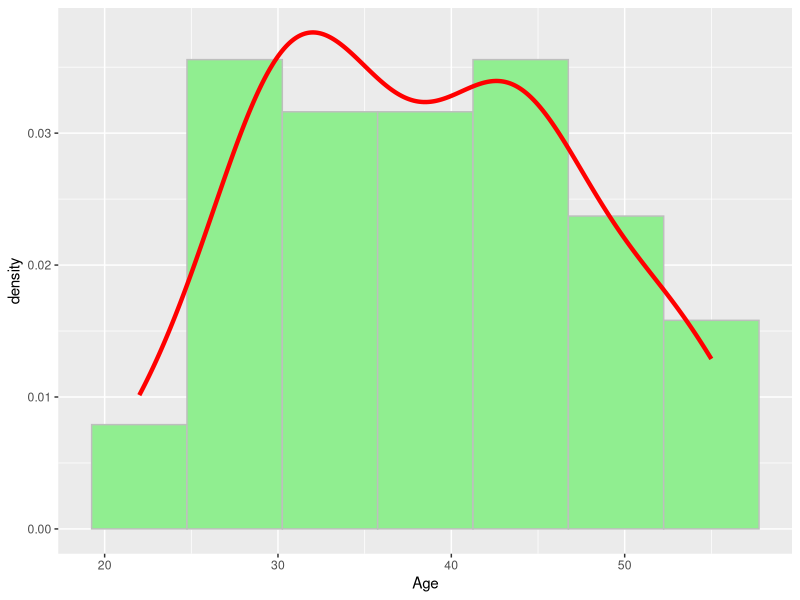
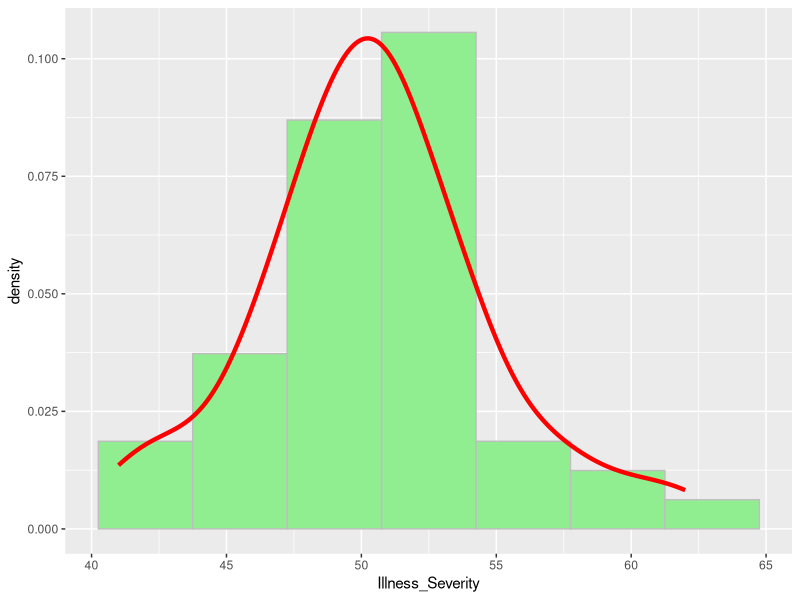
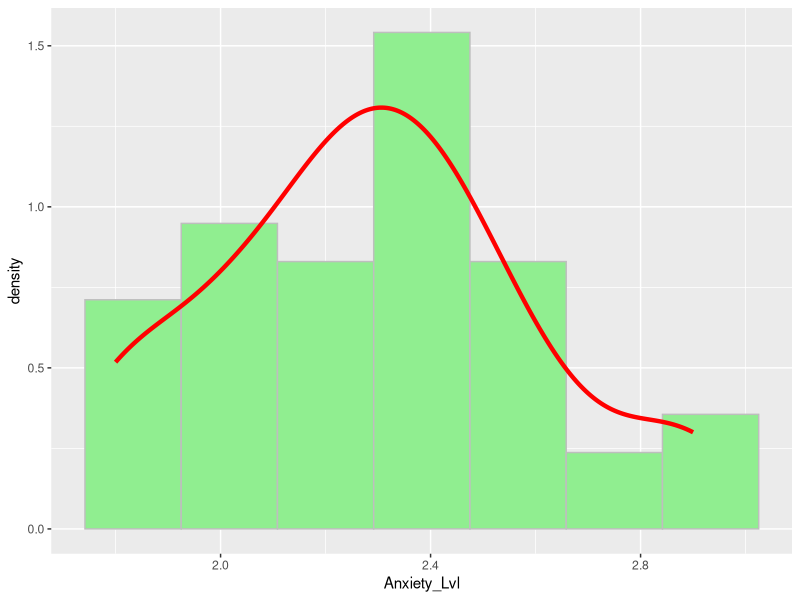
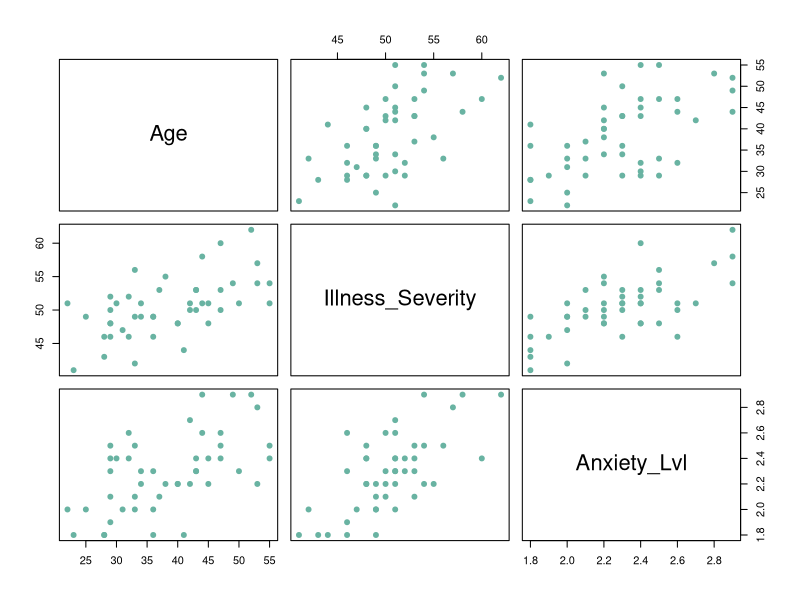
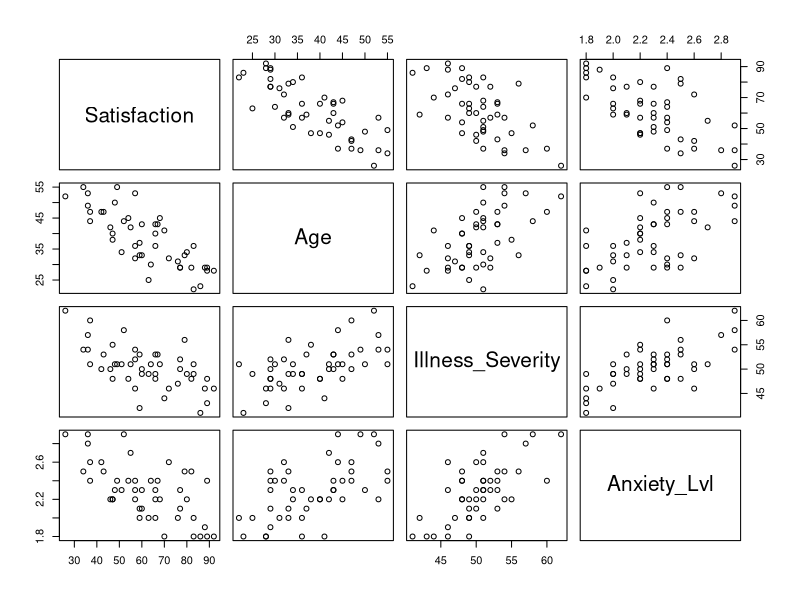
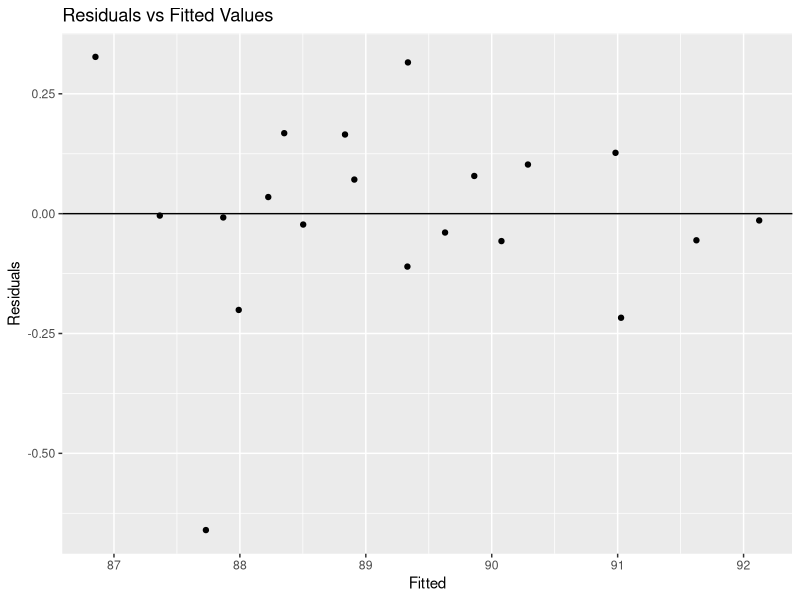
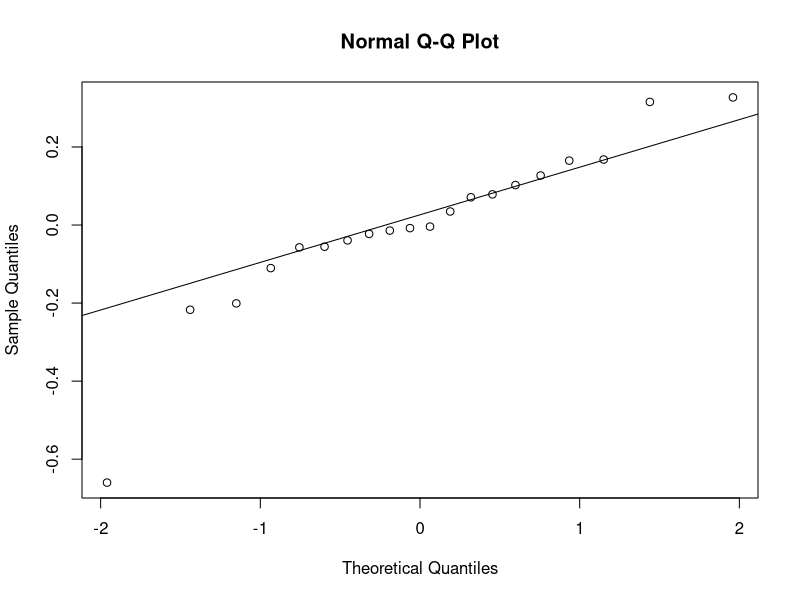
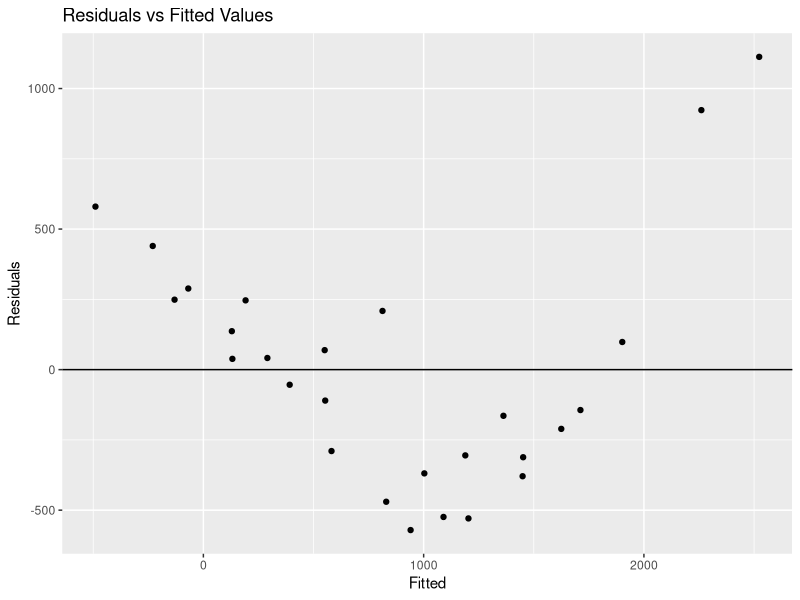

R code for these plots, in order:
## ---- chunk 1
library(tidyverse)
library(ggplot2)
library(broom)
## ---- chunk 2
PatientSatisfactionData <- read_table("PatientSatisfaction.txt", 
                                      col_names = c("Satisfaction", "Age", 
                                                    "Illness_Severity", "Anxiety_Lvl"))
## ---- chunk 3
ggplot(PatientSatisfactionData, aes(x = Age, y = ..density..)) + 
  geom_histogram(bins = 7, color = "grey", fill = "lightgreen") + 
  geom_density(color = "Red", size = 1.5)

ggplot(PatientSatisfactionData, aes(x = Illness_Severity, y = ..density..)) +
  geom_histogram(bins = 7, color = "grey", fill = "lightgreen") + 
  geom_density(color = "Red", size = 1.5)

ggplot(PatientSatisfactionData, aes(x = Anxiety_Lvl, y = ..density..)) +
  geom_histogram(bins = 7, color = "grey", fill = "lightgreen") + 
  geom_density(color = "Red", size = 1.5)

## ---- chunk 4
pairs(with(PatientSatisfactionData, cbind(Age, Illness_Severity, Anxiety_Lvl)), pch=20 , cex=1.5 , col="#69b3a2")

pairs(PatientSatisfactionData)

cor(with(PatientSatisfactionData, cbind(Age, Illness_Severity, Anxiety_Lvl)))
## ---- chunk 5
# Perform the Regression Fit
patient.regression <- lm(Satisfaction ~ Age + Illness_Severity + Anxiety_Lvl, PatientSatisfactionData)

# Display info about regression
patient.regression.coeffcients <- tidy(patient.regression)
patient.regression.coeffcients
## ---- chunk 6
beta0.hat <- round(patient.regression.coeffcients$estimate[1],3)
beta1.hat <- round(patient.regression.coeffcients$estimate[2],3)
beta2.hat <- round(patient.regression.coeffcients$estimate[3],3)
beta3.hat <- round(patient.regression.coeffcients$estimate[4],3)
## ---- chunk 7
# Store the Design Matrix and the response vector
X <- cbind(1,data.matrix(PatientSatisfactionData)[,2:4])
Y <- as.vector(data.matrix(PatientSatisfactionData)[,1])

n <- dim(PatientSatisfactionData)[1]
p.prime<- dim(PatientSatisfactionData)[2]
## ---- chunk 8
sum.patient.regression <- summary(patient.regression)
F.star <- sum.patient.regression$fstatistic[1] 

p.value <- pf(F.star, p.prime - 1, n - p.prime, lower.tail = FALSE)

rejection <- abs(F.star) > qf(0.9, p.prime - 1, n - p.prime)

rejection

## ---- chunk 9
sum.Y.Squared <- t(Y) %*% Y
J <- matrix(rep(1,n), ncol = n, nrow = n)
H <- X %*% solve(t(X) %*% X) %*% t(X)
I <- diag(rep(1,n))

SST <- t(Y) %*% Y - 1/n * t(Y) %*% J %*% Y
SSR <- t(Y) %*% (H - 1/n * J) %*% Y
SSE <- t(Y) %*% (I - H) %*% Y

MSR <- SSR / 3
MSE <- SSE / (n - 4)
F.star.2 <- MSR[1]/MSE[1]
p.value.2 <- pf(F.star, p.prime - 1, n - p.prime, lower.tail = FALSE)

rejection <- F.star.2 > qf(0.9, p.prime - 1, n - p.prime)

rejection
## ---- chunk 10
R.Squared <- SSR[1]/SST[1]
R.Squared
## ---- chunk 11
Adj.R.Squared <- 1 - (n-1)/(n-p.prime) * SSE[1]/SST[1]
Adj.R.Squared
## ---- chunk 12
# New Values
new.values <- data.frame(Age = 35, Illness_Severity = 45, Anxiety_Lvl = 2.2)
patient.prediction <- predict(patient.regression, new.values, interval = "prediction", level = 0.9)
patient.prediction
## ---- chunk 13
p.prime = 4
n = 24
F.star = 600/(7800/20)
p.value = pf(F.star, 3, n-p.prime, lower.tail = FALSE)
p.value
## ---- chunk 14
egyptCotton <- read.table("egyptcttn.txt", quote="\"", comment.char="")
names(egyptCotton) <- c("Variety","Luminance","lnGrade")
egyptCotton$giza69 <- ifelse(egyptCotton$Variety == "Giza69", 1, 0)
egyptCotton$giza67 <- ifelse(egyptCotton$Variety == "Giza67", 1, 0)
egyptCotton$giza70 <- ifelse(egyptCotton$Variety == "Giza70", 1, 0)
egyptCotton$giza68 <- ifelse(egyptCotton$Variety == "Giza68", 1, 0)

### Direct coding of "new" dummy variables from "variety"
lnGradeGiza69 <- egyptCotton$lnGrade*egyptCotton$giza69
lnGradeGiza67 <- egyptCotton$lnGrade*egyptCotton$giza67
lnGradeGiza70 <- egyptCotton$lnGrade*egyptCotton$giza70
lnGradeGiza68 <- egyptCotton$lnGrade*egyptCotton$giza68

fit.FullModel <- lm(Luminance ~ lnGrade + giza69 + giza67 + giza70 + giza68 +
                      lnGradeGiza69 + lnGradeGiza67 + lnGradeGiza70 + lnGradeGiza68
                    , data = egyptCotton)
summary(fit.FullModel)
## ---- chunk 15
#summary(fit.FullModel)
fullAnova = anova(fit.FullModel)
n = as.numeric(nrow(egyptCotton))
MSE.FullModel = as.numeric(fullAnova$`Mean Sq`[10])
SSE.FullModel = as.numeric(fullAnova$`Sum Sq`[10])
df.FullModel = n - as.numeric(length(fit.FullModel$coefficients))

#print("\n Reduced \n")
fit.reduced = lm(Luminance  ~ Variety + lnGrade, data = egyptCotton)
#summary(fit.reduced)
reducedAnova = anova(fit.reduced)
df.ReducedModel = n - as.numeric(length(fit.reduced$coefficients))
#df.ReducedModel
#reducedAnova
SSE.reduced = as.numeric(reducedAnova$`Sum Sq`[3])

# SSE.reduced = 0.216423 
# SSE.FullModel = 0.211794
# df.ReducedModel = 432
# df.FullModel = 431
# MSE.FullModel = SSE.FullModel/df.FullModel

F.star = ((SSE.reduced-SSE.FullModel)/(df.ReducedModel-df.FullModel))/MSE.FullModel
F.star
qf(0.95, df.ReducedModel-df.FullModel, df.FullModel)
p.value = pf(F.star, df.ReducedModel-df.FullModel, df.FullModel, lower.tail= FALSE)
p.value
## ---- chunk 16
fit.newModel = lm(Luminance ~ lnGrade + giza69 + giza67 + giza70 + giza68, data=egyptCotton)
summary(fit.newModel)
## ---- chunk 17
newAnova = anova(fit.newModel)
MSE.newModel = as.numeric(newAnova$`Mean Sq`[6])
SSE.newModel = as.numeric(newAnova$`Sum Sq`[6])
df.newModel = as.numeric(newAnova$`Df`[6])

fit.newReduced = lm(Luminance  ~ lnGrade, data = egyptCotton)
newReducedAnova = anova(fit.newReduced)
SSE.newReduced = as.numeric(newReducedAnova$`Sum Sq`[2])

F.star = ((SSE.newReduced-SSE.newModel)/4)/MSE.newModel

p.value = pf(F.star, 4, df.newModel, lower.tail= FALSE)
p.value
## ---- chunk 18
#Store the residuals of the dataset
Residuals <- resid(fit.FullModel)

# store the fitted values of the regression
Fitted <- fitted.values(fit.FullModel)

# Combine them into data frame
graph.data <- cbind.data.frame(Residuals, Fitted)

# PLot the graph
ggplot(graph.data, aes(x=Fitted, y=Residuals)) + geom_point() +
ggtitle("Residuals vs Fitted Values") + geom_hline(yintercept = 0)
## ---- chunk 19
# Plot the graph to test the normality
qqnorm(Residuals)
qqline(Residuals)

# Perform the Shapiro test
shapiro.test(Residuals)
## ---- chunk 20

strengthWool <- read.table("StrengthWool.txt", quote="\"", comment.char="", header=TRUE)
fitaf <- lm(Cycles~factor(Len) + factor(Load) + factor(Amp), data = strengthWool)

summary(fitaf)
rSquared = summary(fitaf)$r.squared

#Store the residuals of the dataset
Residuals <- resid(fitaf)

# store the fitted values of the regression
Fitted <- fitted.values(fitaf)

# Combine them into data frame
graph.data <- cbind.data.frame(Residuals, Fitted)

# PLot the graph
ggplot(graph.data, aes(x=Fitted, y=Residuals)) + geom_point() +
ggtitle("Residuals vs Fitted Values") + geom_hline(yintercept = 0)

# Plot the graph to test the normality
qqnorm(Residuals)
qqline(Residuals)

# Perform the Shapiro test
shapiro.test(Residuals)
## ---- chunk 21
fitaf2 <- lm(Cycles~factor(Len) * factor(Load) + factor(Len) * factor(Amp) 
             + factor(Load) * factor(Amp), data = strengthWool)
summary(fitaf2)

rSquared = summary(fitaf2)$r.squared

#Store the residuals of the dataset
Residuals <- resid(fitaf2)

# store the fitted values of the regression
Fitted <- fitted.values(fitaf2)

# Combine them into data frame
graph.data <- cbind.data.frame(Residuals, Fitted)

# PLot the graph
ggplot(graph.data, aes(x=Fitted, y=Residuals)) + geom_point() +
ggtitle("Residuals vs Fitted Values") + geom_hline(yintercept = 0)

# Plot the graph to test the normality
qqnorm(Residuals)
qqline(Residuals)

# Perform the Shapiro test
shapiro.test(Residuals)
## ---- chunk 22
fitaf3 <- lm(log(Cycles)~factor(Len) + factor(Load) + factor(Amp), data = strengthWool)

summary(fitaf3)
rSquared = summary(fitaf3)$r.squared

#Store the residuals of the dataset
Residuals <- resid(fitaf3)

# store the fitted values of the regression
Fitted <- fitted.values(fitaf3)

# Combine them into data frame
graph.data <- cbind.data.frame(Residuals, Fitted)

# PLot the graph
ggplot(graph.data, aes(x=Fitted, y=Residuals)) + geom_point() +
ggtitle("Residuals vs Fitted Values") + geom_hline(yintercept = 0)

# Plot the graph to test the normality
qqnorm(Residuals)
qqline(Residuals)

# Perform the Shapiro test
shapiro.test(Residuals)
## ---- chunk 23
fitaf4 <- lm(log(Cycles)~factor(Len) * factor(Load) + factor(Len) * factor(Amp) + 
               factor(Load) * factor(Amp), data = strengthWool)
summary(fitaf2)

rSquared = summary(fitaf4)$r.squared

#Store the residuals of the dataset
Residuals <- resid(fitaf4)

# store the fitted values of the regression
Fitted <- fitted.values(fitaf4)

# Combine them into data frame
graph.data <- cbind.data.frame(Residuals, Fitted)

# PLot the graph
ggplot(graph.data, aes(x=Fitted, y=Residuals)) + geom_point() +
ggtitle("Residuals vs Fitted Values") + geom_hline(yintercept = 0)

# Plot the graph to test the normality
qqnorm(Residuals)
qqline(Residuals)

# Perform the Shapiro test
shapiro.test(Residuals)
